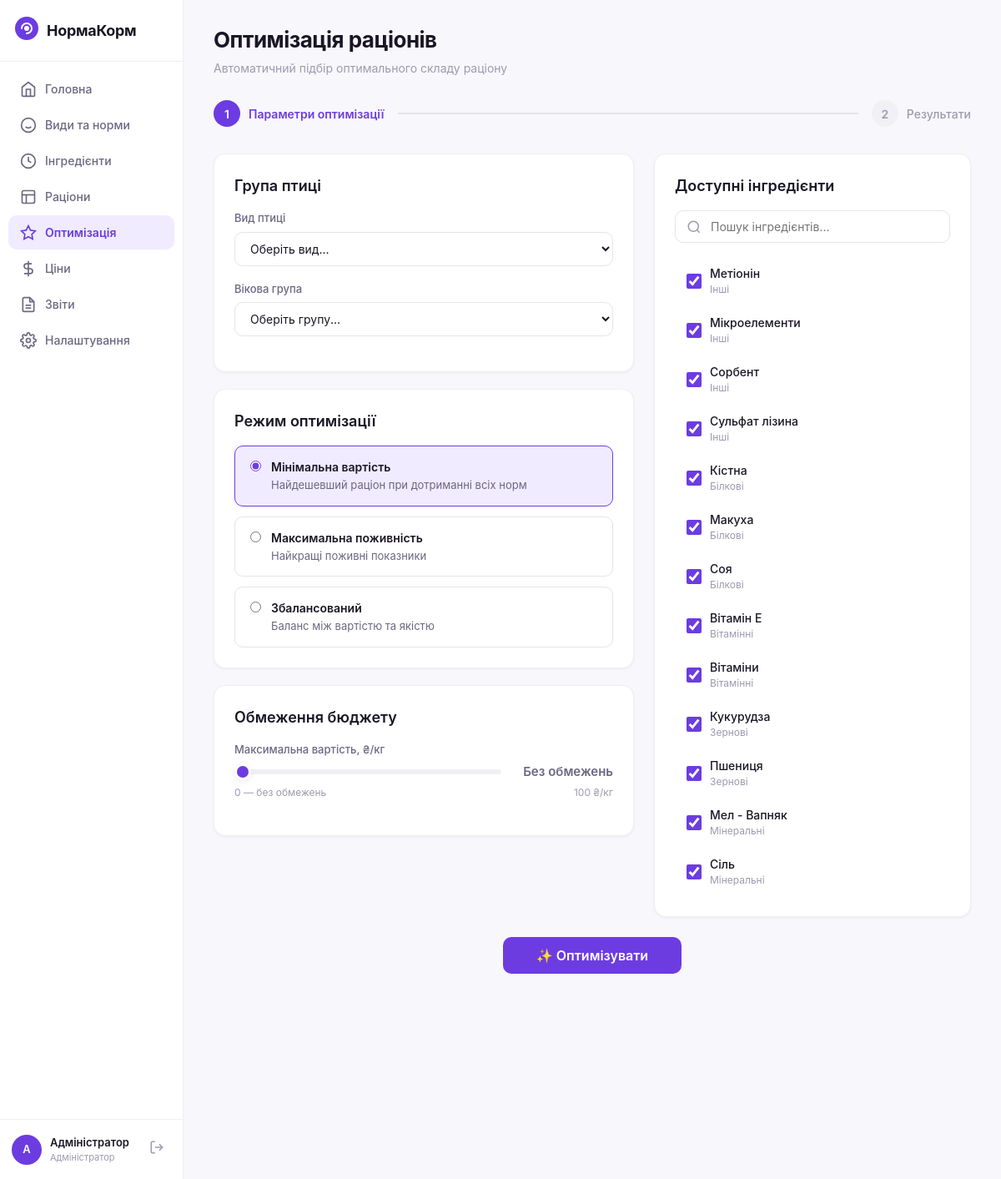
The page /optimization (signed in) on the database its author committed.
### tables this page shows
CREATE TABLE ingredients (
    id INTEGER PRIMARY KEY AUTOINCREMENT,
    category_id INTEGER NOT NULL,
    name TEXT NOT NULL,
    moisture REAL DEFAULT 0,
    price REAL DEFAULT 0,
    max_inclusion_pct REAL DEFAULT 100,
    FOREIGN KEY (category_id) REFERENCES ingredient_categories(id) ON DELETE RESTRICT
);

CREATE TABLE ingredient_categories (
    id INTEGER PRIMARY KEY AUTOINCREMENT,
    name TEXT NOT NULL UNIQUE,
    color TEXT DEFAULT '#6C3CE1'
);

### app/blueprints/optimization.py (the view)
@bp.route('/optimization')
@login_required
def optimization_page():
    bird_types = db.get_bird_types()
    species_tree = []
    for bt in bird_types:
        age_groups = db.get_age_groups(bt['id'])
        species_tree.append({
            'id': bt['id'],
            'name': bt['name'],
            'age_groups': [dict(ag) for ag in age_groups]
        })
    ingredients = db.get_ingredients()
    categories = db.get_ingredient_categories()
    return render_template('optimization.html',
                           species_tree=species_tree,
                           all_ingredients=ingredients,
                           categories=categories)

### app/models.py (called while the page is built)
    @contextmanager
    def get_connection(self):
        conn = sqlite3.connect(self.db_path)
        conn.row_factory = sqlite3.Row
        conn.execute("PRAGMA foreign_keys = ON")
        try:
            yield conn
            conn.commit()
        except Exception:
            conn.rollback()
            raise
        finally:
            conn.close()

    def get_bird_types(self):
        with self.get_connection() as conn:
            return conn.execute("SELECT * FROM bird_types ORDER BY id").fetchall()

    def get_age_groups(self, bird_type_id=None):
        with self.get_connection() as conn:
            if bird_type_id:
                return conn.execute(
                    "SELECT * FROM age_groups WHERE bird_type_id = ? ORDER BY sort_order",
                    (bird_type_id,)
                ).fetchall()
            return conn.execute("SELECT * FROM age_groups ORDER BY bird_type_id, sort_order").fetchall()

    def get_ingredient_categories(self):
        with self.get_connection() as conn:
            return conn.execute("SELECT * FROM ingredient_categories ORDER BY id").fetchall()

    def get_ingredients(self, category_id=None, search=None):
        with self.get_connection() as conn:
            query = """
                SELECT i.*, ic.name as category_name, ic.color as category_color
                FROM ingredients i
                JOIN ingredient_categories ic ON i.category_id = ic.id
            """
            params = []
            conditions = []
            if category_id:
                conditions.append("i.category_id = ?")
                params.append(category_id)
            if search:
                conditions.append("i.name LIKE ?")
                params.append(f"%{search}%")
            if conditions:
                query += " WHERE " + " AND ".join(conditions)
            query += " ORDER BY ic.name, i.name"
            return conn.execute(query, params).fetchall()

### app/templates/optimization.html (shortened to what this page needs)
{% extends "base.html" %}
{% block page_title %}Оптимізація раціонів{% endblock %}
{% block page_subtitle %}Автоматичний підбір оптимального складу раціону{% endblock %}
{% block content %}
<div class="wizard-steps">
    <div class="wizard-step active" id="ws-1">
        <div class="wizard-step-number">1</div>
        <span>Параметри оптимізації</span>
    </div>
    <div class="wizard-line" id="wl-1"></div>
    <div class="wizard-step" id="ws-2">
        <div class="wizard-step-number">2</div>
        <span>Результати</span>
    </div>
</div>
<div id="step-1">
    <div style="display:grid; grid-template-columns: 1fr 380px; gap:24px;">
        <div>
            <div class="card" style="margin-bottom:20px">
                <h2 class="card-title">Група птиці</h2>
                <div class="form-group">
                    <label class="form-label">Вид птиці</label>
                    <select class="form-select" id="opt-bird-type" onchange="onOptBirdTypeChange()">
                        <option value="">Оберіть вид...</option>
                    </select>
                </div>
                <div class="form-group">
                    <label class="form-label">Вікова група</label>
                    <select class="form-select" id="opt-age-group">
                        <option value="">Оберіть групу...</option>
                    </select>
                </div>
            </div>
            <div class="card" style="margin-bottom:20px">
                <h2 class="card-title">Режим оптимізації</h2>
                <div class="radio-group">
                    <label class="radio-option selected" onclick="selectMode(this, 'min_cost')">
                        <input type="radio" name="opt-mode" value="min_cost" checked>
                        <div>
                            <div class="radio-label">Мінімальна вартість</div>
                            <div class="radio-desc">Найдешевший раціон при дотриманні всіх норм</div>
                        </div>
                    </label>
                    <label class="radio-option" onclick="selectMode(this, 'max_nutrition')">
                        <input type="radio" name="opt-mode" value="max_nutrition">
                        <div>
                            <div class="radio-label">Максимальна поживність</div>
                            <div class="radio-desc">Найкращі поживні показники</div>
                        </div>
                    </label>
                    <label class="radio-option" onclick="selectMode(this, 'balanced')">
                        <input type="radio" name="opt-mode" value="balanced">
                        <div>
                            <div class="radio-label">Збалансований</div>
                            <div class="radio-desc">Баланс між вартістю та якістю</div>
                        </div>
                    </label>
                </div>
            </div>
            <div class="card">
                <h2 class="card-title">Обмеження бюджету</h2>
                <div class="form-group">
                    <label class="form-label">Максимальна вартість, ₴/кг</label>
                    <div style="display:flex; align-items:center; gap:14px;">
                        <input type="range" class="range-slider" id="opt-budget" min="0" max="100" step="1" value="0" oninput="updateBudgetLabel()" style="flex:1;">
                        <div id="budget-value" style="min-width:120px; font-size:15px; font-weight:600; text-align:right; color:var(--text-secondary);">Без обмежень</div>
                    </div>
                    <div class="range-labels">
                        <span>0 — без обмежень</span>
                        <span>100 ₴/кг</span>
                    </div>
                </div>
            </div>
        </div>
        <div class="card" style="max-height:calc(100vh - 200px); overflow-y:auto;">
            <h2 class="card-title">Доступні інгредієнти</h2>
            <div class="search-box" style="margin-bottom:16px;">
                <svg class="search-icon" viewBox="0 0 24 24" fill="none" stroke="currentColor" stroke-width="2"><circle cx="11" cy="11" r="8"/><line x1="21" y1="21" x2="16.65" y2="16.65"/></svg>
                <input type="text" id="opt-ing-search" placeholder="Пошук інгредієнтів..." oninput="filterOptIngredients()">
            </div>
            <div id="opt-ingredients-list">
                {% for ing in all_ingredients %}
                <label class="checkbox-item">
                    <input type="checkbox" value="{{ ing.id }}" checked class="opt-ingredient-cb">
                    <div>
                        <div class="checkbox-label">{{ ing.name }}</div>
                        <div class="checkbox-sublabel">{{ ing.category_name }}</div>
                    </div>
                </label>
                {% endfor %}
            </div>
        </div>
    </div>
    <div style="text-align:center; margin-top:24px;">
        <button class="btn btn-primary" style="padding:14px 40px; font-size:16px;" onclick="runOptimization()" id="btn-run-optimization">
            ✨ Оптимізувати
        </button>
    </div>
</div>
{% endblock %}

### rows shown on the page
ingredients: name "Метіонін", category_name "Інші"
ingredients: name "Мікроелементи", category_name "Інші"
ingredients: name "Сорбент", category_name "Інші"
ingredients: name "Сульфат лізина", category_name "Інші"
ingredients: name "Кістна", category_name "Білкові"
ingredients: name "Макуха", category_name "Білкові"
ingredients: name "Соя", category_name "Білкові"
ingredients: name "Вітамін Е", category_name "Вітамінні"
ingredients: name "Вітаміни", category_name "Вітамінні"
ingredients: name "Кукурудза", category_name "Зернові"
ingredients: name "Пшениця", category_name "Зернові"
ingredients: name "Мел - Вапняк", category_name "Мінеральні"
ingredients: name "Сіль", category_name "Мінеральні"

### other values the page prints
{{ session.get('user_initials', 'U') }} "А"
{{ session.get('user_name', 'Користувач') }} "Адміністратор"
{{ session.get('user_position', '') }} "Адміністратор"
